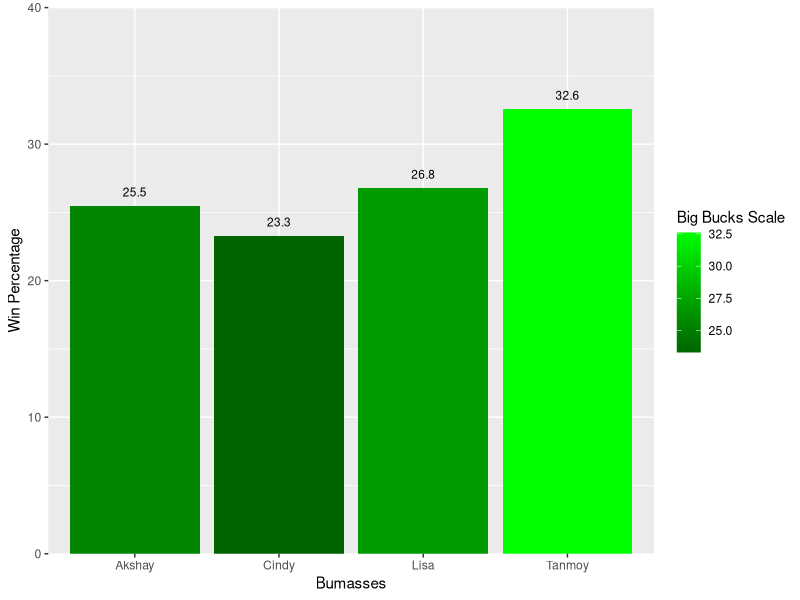

This chart was generated by the following R code:
#CREATING DATA TABLE

people <- c("Tanmoy","Cindy","Lisa","Akshay")
bkrollwins <- c(75,58,59,40)
bkrollplayed <- c(230,249,220,157)

bkrollpercent <- (bkrollwins/bkrollplayed)*100
bkrollpercent1 <- round(bkrollpercent,1)
bkrollpercent1

bkroll.data <- data.frame(people,bkrollwins,bkrollplayed,bkrollpercent)
bkroll.data

summary(bkroll.data)

#BAR GRAPH

library(ggplot2)
ggplot(bkroll.data, aes(x = people, y = bkrollpercent1, label = bkrollpercent1, fill = bkrollpercent1)) +
  geom_bar(stat = "identity") +
  labs(x = "Bumasses",y = "Win Percentage") +
  geom_text(size = 3, vjust = -1) +
  scale_fill_gradient(low = "darkgreen", high = "green", name = "Big Bucks Scale") +
  scale_y_continuous(limits = c(0,40), expand = c(0, 0))
  
#GRAPHS FOR NET WORTH

lisa.nw <- c(4235)
akshay.nw <- c(3015)
tanmoy.nw <- c(-545)
cindy.nw <- c(2395)

#Test for GIT